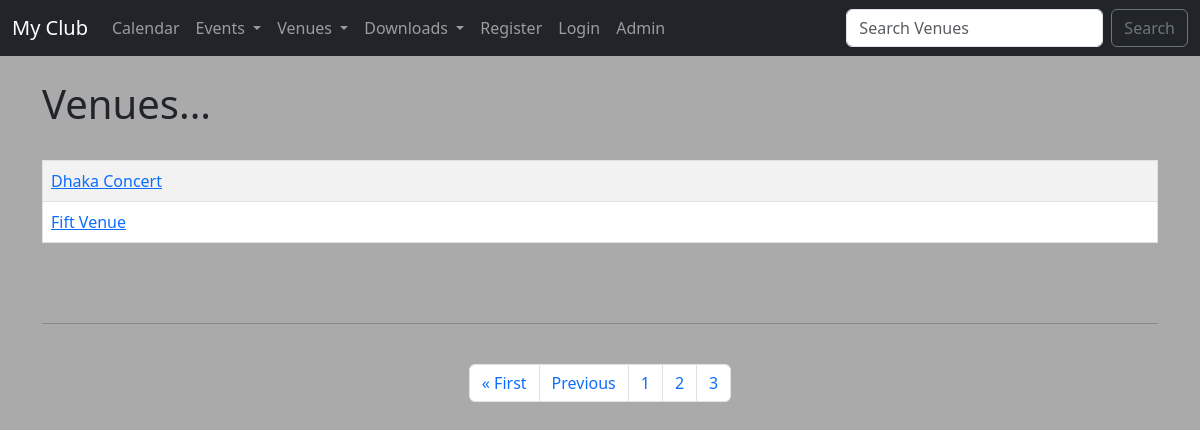
Before: /list_venues/?page=4 with the older database file.
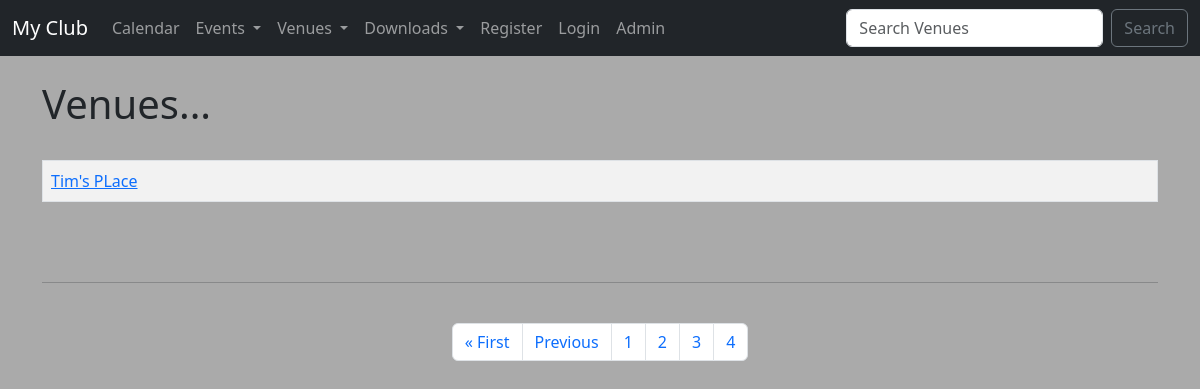
After: the same page with the newer database file.
### events/models.py (models this page shows)
class Venue(models.Model):
    name = models.CharField(max_length=120)
    address = models.CharField(max_length=300)
    zip_code = models.CharField(max_length=15)
    phone = models.CharField(max_length=25, blank=True)
    web = models.URLField(blank=True)
    email_address = models.EmailField(blank=True)
    owner = models.IntegerField(blank=False, default=1)
    def __str__(self):
        return self.name

### events/views.py (the view)
# urls.py: path('list_venues/', views.list_venues, name="list-venues"),
def list_venues(request):
    venue_list = Venue.objects.all()
    p = Paginator(Venue.objects.all(), 2)
    page = request.GET.get('page')
    venues = p.get_page(page)
    nums = "a" * venues.paginator.num_pages
    context = {
        "venue_list" : venue_list,
        "venues" : venues,
        "nums" : nums,
    }
    return render(request, 'venues.html', context)

### events/templates/venues.html (shortened to what this page needs)
{% extends 'base.html' %}
{% block content %}
<h1>Venues...</h1>
<br>
<table class="table table-hover table-striped table-bordered">
{% for venue in venues %}
    <tr>
        <td>
            <a href="{% url 'show-venue' venue.id %}">{{ venue }}</a>
        </td>
    </tr>
{% endfor %}
</table>
<br>
<br>
<hr><br>
<nav aria-label="Page navigation example">
<ul class="pagination justify-content-center">
{% if venues.has_previous %}
    <li class="page-item"><a class="page-link" href="?page=1">&laquo First</a></li>
    <li class="page-item"><a class="page-link" href="?page={{ venues.previous_page_number }}">Previous</a></li>
{% endif %}
{% for i in nums %}
    <li class="page-item"><a class="page-link" href="?page={{ forloop.counter }}">{{ forloop.counter }}</a></li>
{% endfor %}
</ul>
</nav>
{% endblock %}

Changed rows visible on the page:
no longer on this page (row unchanged): Venue: name "Dhaka Concert"
no longer on this page (row unchanged): Venue: name "Fift Venue"
added Venue: name "Tim's PLace"
Other visible differences:
new list line: "4"
